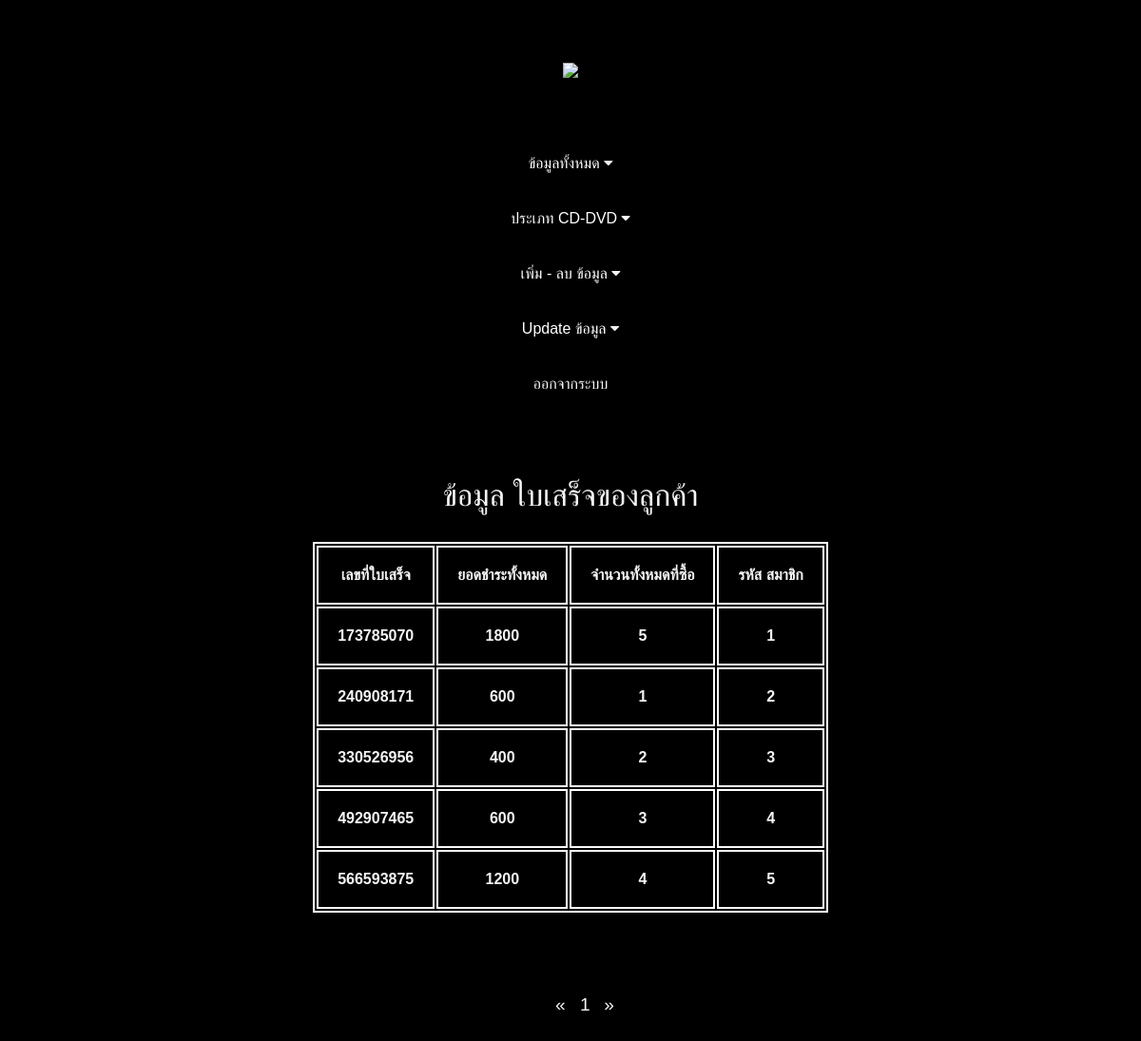
The page /componentadmin/receiptcus.php (signed in) on the database its author committed.
### componentadmin/receiptcus.php (the view, shortened to what this page needs)
<?php include "../connect.php" ;
?>
<!DOCTYPE html>
<html lang="en">
<head>
    <link rel="stylesheet" href="https://cdnjs.cloudflare.com/ajax/libs/font-awesome/4.7.0/css/font-awesome.min.css">
    <link rel="stylesheet" href="../style/homeadmin.css">
    <link rel="stylesheet" href="../style/maineverypage.css">
</head>
<body>
    <header class="logo"><img src="../img/logo.png"></header>
    <nav>
        <div class="dropdown">
            <a class="dropbtn">
                <span class="icon">ข้อมูลทั้งหมด
                </span>
            </a>
        </div>
        <div class="dropdown">
            <a class="dropbtn">
                <span>ประเภท CD-DVD
                    <i class="fa fa-caret-down"></i>
                </span>
            </a>
        </div>
        <div class="dropdown">
            <a class="dropbtn">
                <span class="icon">เพิ่ม - ลบ ข้อมูล
                </span>
            </a>
        </div>
        <div class="dropdown">
            <a class="dropbtn">
                <span class="icon">Update ข้อมูล
                </span>
            </a>
        </div>
        <a href="../login-logout/logout.php">ออกจากระบบ</a>
    </nav>
    <div class="texts">ข้อมูล ใบเสร็จของลูกค้า</div>
    <?php
    $stmt = $pdo->prepare("SELECT * from ใบเสร็จ");
    $stmt->execute();
    $num_produce=0;
        while ($row = $stmt->fetch()){
            $num_produce++;
        }
        if(isset($_GET['page'])){
            $page=$_GET['page'];
        }else{
            $page=1;
        }
        $record_show = 10;
        $offset = ($page - 1) * $record_show;
        $page_total = ceil($num_produce/$record_show);
    ?>
    <table class="center">
        <tr>
            <th>เลขที่ใบเสร็จ</th>
            <th>ยอดชำระทั้งหมด</th>
            <th>จำนวนทั้งหมดที่ซื้อ</th>
            <th>รหัส สมาชิก</th>
        </tr>
        <?php
    $stmt = $pdo->prepare("SELECT * from ใบเสร็จ limit $offset,$record_show");
    $stmt->execute();
    while($row = $stmt->fetch()) : ?>
        <tr>
            <th><?=$row["เลขที่ใบเสร็จ"]?></th>
            <th><?=$row["ยอดชำระทั้งหมด"]?></th>
            <th><?=$row["จำนวนที่ซื้อ"]?></th>
            <th><?=$row["รหัส_สมาชิก"]?></th>
        </tr>
        <?php endwhile ?>
    </table>
    <nav aria-label="Page navigation example">
        <ul class="pagination justify-content-center">
            <li class="page-item <?=$page >1 ? '' : 'disabled' ?>">
                <a class="page-link" href="?page=<?=$page-1?>" aria-label="Previous">
                    <span aria-hidden="true">&laquo;</span>
                </a>
            </li>
            <?php for($i=1; $i <= $page_total; $i++):?>
            <li class="page-item"><a class="page-link" href="?page=<?=$i?>"><?=$i?></a></li>
            <?php endfor?>
            <li class="page-item <?=$page < $page_total ? '' : 'disabled' ?>">
                <a class="page-link" href="?page=<?=$page+1?>" aria-label="Next">
                    <span aria-hidden="true">&raquo;</span>
                </a>
            </li>
        </ul>
    </nav>
</body>
</html>

### style/homeadmin.css (style rules this page uses)
table { border: 2px solid white; margin-bottom: 50px; }
tr, th, td { border: 2px solid white; padding: 20px; text-align: center; }
table.center { margin-left: auto; margin-right: auto; margin-top: 30px; }
.texts { margin-top: 50px; font-size: 2em; text-align: center; }
nav > ul > li { list-style-type: none; display: inline; }
nav > ul > li > a { color: whitesmoke; text-decoration: none; margin-right: 10px; font-size: larger; }

### style/maineverypage.css (style rules this page uses)
body { background-color: black; color: whitesmoke; }
* { font-family: Arial, Helvetica, sans-serif; }
header { padding-top: 30px; padding-bottom: 30px; font-size: 3em; text-align: center; color: red; font-weight: bold; }
nav { text-align: center; padding-top: 20px; padding-bottom: 20px; }
nav > a { text-decoration: none; color: whitesmoke; padding-top: 20px; padding-bottom: 20px; margin-left: 20px; margin-right: 20px; padding-left: 10px; padding-right: 10px; }
.dropbtn { color: white; font-size: 16px; border: none; padding-top: 20px; padding-bottom: 20px; margin-left: 20px; margin-right: 20px; padding-left: 10px; padding-right: 10px; }
.dropdown { position: relative; display: inline-block; cursor: pointer; padding-left: 10px; padding-right: 10px; }
.icon::after { content: "\f0d7"; color: #f1f1f1; font-family: FontAwesome; }
.logo > img { width: 180px; }
@media (max-width: 1431px) { nav > a { display: block; } }
@media (max-width: 1431px) { .dropbtn { display: block; } }
@media (max-width: 1431px) { nav > .dropdown { margin-right: 30%; margin-left: 30%; position: static; } }

### rows shown on the page
ใบเสร็จ: value "173785070", value "1800", value "5", value "1"
ใบเสร็จ: value "240908171", value "600", value "1", value "2"
ใบเสร็จ: value "330526956", value "400", value "2", value "3"
ใบเสร็จ: value "492907465", value "600", value "3", value "4"
ใบเสร็จ: value "566593875", value "1200", value "4", value "5"
